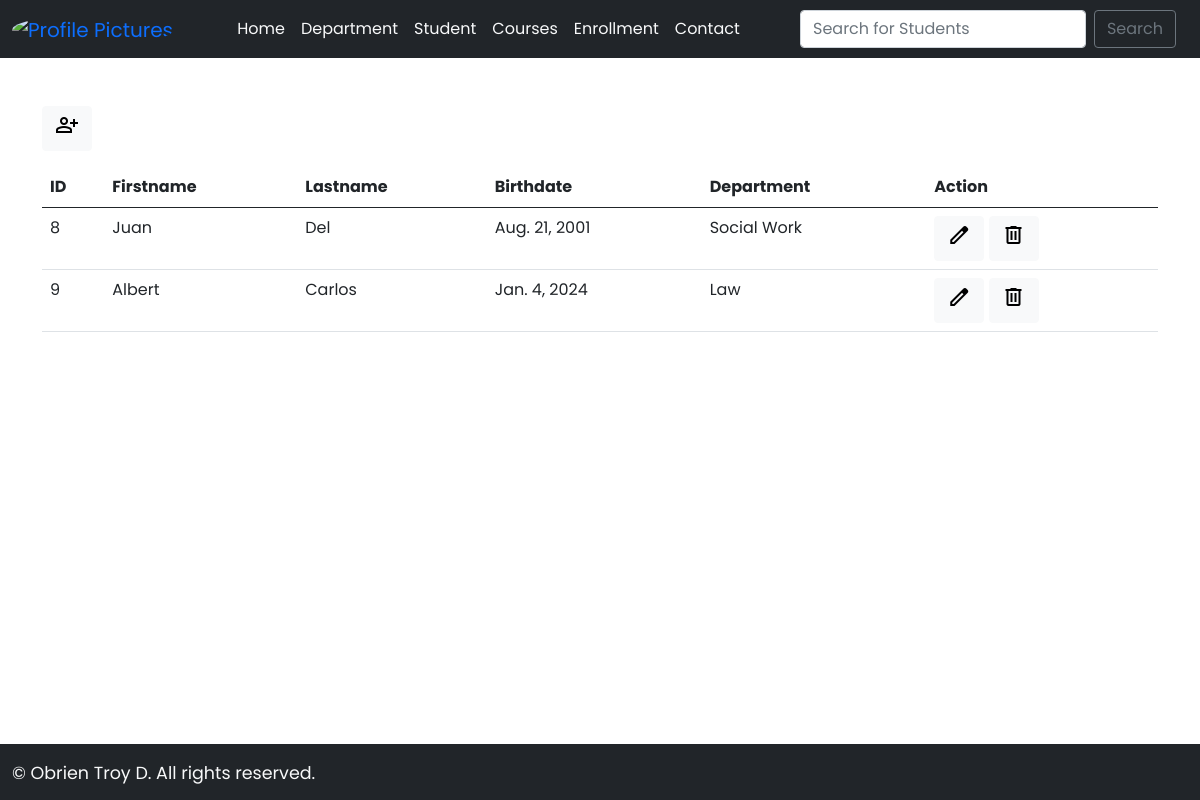
The page /students/ on the database its author committed.
### myapp/models.py (models this page shows, shortened)
class Student(models.Model):
    first_name = models.CharField(max_length=50)
    last_name = models.CharField(max_length=50)
    birth_date = models.DateField(null=True, blank=True)
    department = models.ForeignKey(Department, on_delete=models.CASCADE)

class Department(models.Model):
    name = models.CharField(max_length=50, null=True)
    def __str__(self):
        return self.name

### myapp/views.py (the view)
# urls.py: path('students/', views.students, name="students"),
def students(request):
  if request.method == 'POST':
     searched = request.POST['searched']
     student_list = Student.objects.filter(first_name__contains=searched)
     context = {'searched': searched, 'student_list': student_list}
     return render(request, 'students.html', context)
  student_list = Student.objects.all()
  context = {'student_list': student_list}
  return render(request, 'students.html', context)

### myapp/templates/students.html (shortened to what this page needs)
{% extends "base.html" %} {% load static %} {% block body %}
<div class="container mt-4">
  <div class="row justify-content-center">
    <div class="col-md-16">
      <a href="{% url 'add-student'%}"
        ><button type="button" class="btn btn-light mb-3">
          <span class="material-symbols-outlined">
            </span>
        </button></a
      >
      <table class="table table-hover">
        <thead>
          <tr>
            <th scope="col">ID</th>
            <th scope="col">Firstname</th>
            <th scope="col">Lastname</th>
            <th scope="col">Birthdate</th>
            <th scope="col">Department</th>
            <th scope="col">Action</th>
          </tr>
        </thead>
        <tbody>
          {% for student in student_list %}
          <tr>
            <td>{{ student.id }}</td>
            <td>{{ student.first_name }}</td>
            <td>{{ student.last_name }}</td>
            <td>{{ student.birth_date }}</td>
            <td>{{ student.department }}</td>
            <td>
              <a href="{% url 'edit-student' pk=student.id %}"
                ><button type="button" class="btn btn-light"><span class="material-symbols-outlined">
                  </span></button></a
              >
              <a href="{% url 'delete-student' pk=student.id %}"
                ><button type="button" class="btn btn-light"><span class="material-symbols-outlined">
                  </span></button></a
              >
            </td>
          </tr>
          {% endfor %}
        </tbody>
      </table>
    </div>
  </div>
</div>
{% endblock %}

### myapp/templates/base.html (style rules this page uses)
* { font-family: 'Poppins', sans-serif; }

### rows shown on the page
Student: id "8", first_name "Juan", last_name "Del", birth_date "Aug. 21, 2001", department "Social Work"
Student: id "9", first_name "Albert", last_name "Carlos", birth_date "Jan. 4, 2024", department "Law"
